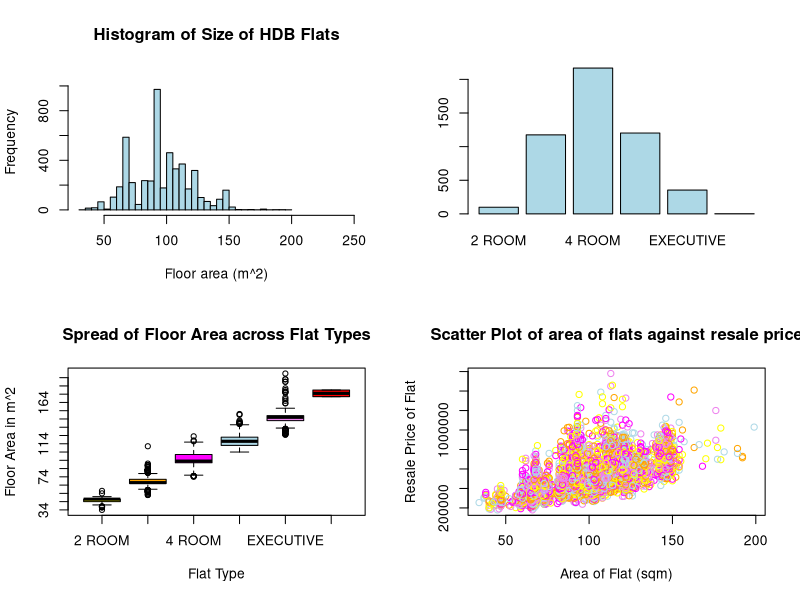
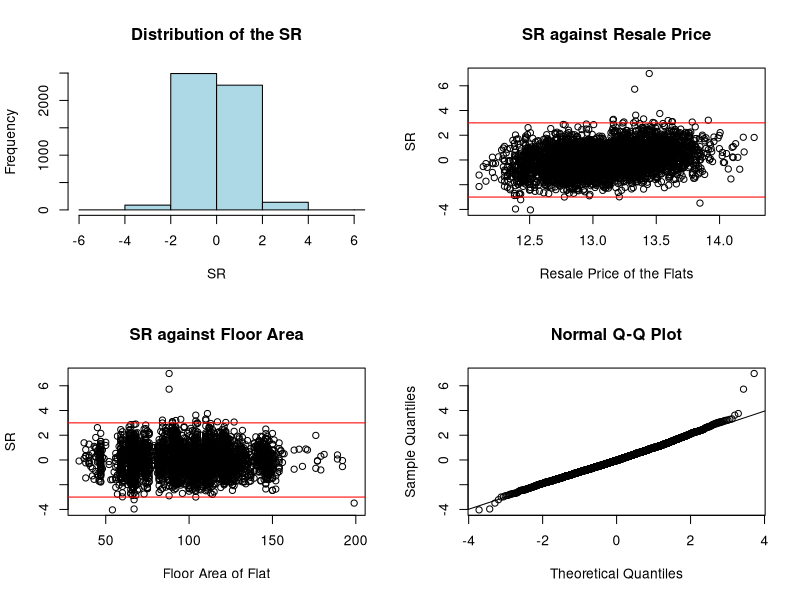

Generate these figures, in order, with R:
setwd("C:/Users/USER/Documents/GitHub/nus/ST1131 Introduction to Statistics and Statistical Computing/assignment")
par(mfrow = c(2, 2))
df = read.csv("hdb_2017_2025Feb_sample.csv")

small_flats <- c("New Generation", "Model A", "Type S2", "2-room")
medium_flats <- c("Improved", "Standard", "Model A2", "Apartment", "Simplified", "Type S1")
large_flats <- c("Premium Apartment", "Adjoined flat", "Premium Apartment Loft")
executive_flats <- c("Maisonette", "Improved-Maisonette", "Model A-Maisonette",
                     "Premium Maisonette", "Terrace", "Multi Generation", "DBSS")

north <- c(
  "SEMBAWANG",
  "WOODLANDS",
  "YISHUN"
)

west <- c(
  "BUKIT BATOK",
  "BUKIT PANJANG",
  "CHOA CHU KANG",
  "JURONG EAST",
  "JURONG WEST",
  "TENGAH",
  "CLEMENTI"
)

east <- c(
  "BEDOK",
  "PASIR RIS",
  "TAMPINES",
  "GEYLANG"
)

north_east <- c(
  "HOUGANG",
  "PUNGGOL",
  "SENGKANG",
  "SERANGOON"
)

central <- c(
  "ANG MO KIO",
  "BISHAN",
  "TOA PAYOH"
)

city <- c(
  "CENTRAL AREA",
  "KALLANG/ WHAMPOA",
  "BUKIT TIMAH"
)

south <- c(
  "BUKIT MERAH",
  "QUEENSTOWN",
  "MARINE PARADE"
)

mature_estates <- c(
  "ANG MO KIO",
  "BEDOK",
  "BISHAN",
  "BUKIT MERAH",
  "BUKIT TIMAH",
  "CENTRAL AREA",
  "CLEMENTI",
  "GEYLANG",
  "KALLANG/ WHAMPOA",
  "MARINE PARADE",
  "PASIR RIS",
  "QUEENSTOWN",
  "SERANGOON",
  "TAMPINES",
  "TOA PAYOH"
)

non_mature_estates <- c(
  "BUKIT BATOK",
  "BUKIT PANJANG",
  "CHOA CHU KANG",
  "HOUGANG",
  "JURONG EAST",
  "JURONG WEST",
  "PUNGGOL",
  "SEMBAWANG",
  "SENGKANG",
  "TENGAH",
  "WOODLANDS",
  "YISHUN"
)
df$flat_type [df$flat_type == "MULTI-GENERATION"] <- "MULTI-GEN"
gae = list()
for(i in unique(df$flat_model)){gae[[length(gae) + 1]] = list(i,mean(df[df$flat_model == i,]$resale_price))}
second = sapply(sapply(gae,`[`,2),`[`,1)
sorted = order(second)
sorted_gae = gae[sorted]
flat_models = sapply(sapply(sorted_gae,`[`,1),`[`,1)

split <- strsplit(df$remaining_lease," ")
years <- as.integer(sapply(split,`[`,1))
months <- as.integer(sapply(split,`[`,3)) / 12

split_level <- strsplit(df$storey_range," ")
lvl_1 <- as.integer(sapply(split_level,`[`,1))
lvl_2 <- as.integer(sapply(split_level,`[`,3))

split_month <- strsplit(df$month,"-")
month_year <- sapply(split_month, `[`,1)
month_month <- sapply(split_month, `[`,2)

for(i in seq(1:nrow(df))){
  df$year[i] = month_year[i][1]
  df$mon[i] = month_month[i][1]
  df$age[i] = as.integer(month_year[i][1]) - as.integer(df$lease_commence_date[i])
  if (is.na(months[i])){
    df$remaining_lease_num[i] = years[i]
  }
  else{
    df$remaining_lease_num[i] = years[i] + months[i]
  }
  df$storey_mean[i] = (lvl_1[i] + lvl_2[i]) / 2
  df$combined_flat_type[i] = paste(df$flat_type[i],df$flat_model[i], sep="-")
  df$block_street[i] = paste(df$block[i],df$street_name[i], sep=" ")
  lease_start = as.integer(df$lease_commence_date[i])
  yeary = as.numeric(df$year[i])
  df$year_rel[i] = yeary - 2017 
  if(lease_start < 1980){
    df$lease_start[i] = "< 1980"
  } else if(lease_start < 1990){
    df$lease_start[i] = "1980 - 1989"
  } else if(lease_start < 2000) {
    df$lease_start[i] = "1990 - 1999"
  } else if(lease_start < 2010) {
    df$lease_start[i] = "2000 - 2009"
  } else if(lease_start < 2020){
    df$lease_start[i] = "2010 - 2019"
  } else{
    df$lease_start[i] = "present"
  }
  if(yeary < 2020){
    df$pls_fucking_work[i] = "Before Covid"
  } else if(yeary > 2021){
    df$pls_fucking_work[i] = "After Covid"
  } else{
    df$pls_fucking_work[i] = "Covid"
  }
  df$mature[i] = as.character(df$town[i]) %in% mature_estates
  if(as.character(df$town[i]) %in% north){
    df$compass[i] = "NORTH"
  } else if(as.character(df$town[i]) %in% west){
    df$compass[i] = "WEST"
  } else if(as.character(df$town[i]) %in% east){
    df$compass[i] = "EAST"
  } else if(as.character(df$town[i]) %in% north_east){
    df$compass[i] = "NORTHEAST"
  } else if(as.character(df$town[i]) %in% south){
    df$compass[i] = "SOUTH"
  } else if(as.character(df$town[i]) %in% city){
    df$compass[i] = "CITY"
  } else{
    df$compass[i] = "CENTRAL"
  }
  
  if(df$flat_model[i] %in% small_flats){
    df$flatty[i] = "small"
  } else if(df$flat_model[i] %in% medium_flats){
    df$flatty[i] = "medium"
  } else if(df$flat_model[i] %in% large_flats){
    df$flatty[i] = "large"
  } else{
    df$flatty[i] = "exclusive"
  }
  
  df$combined_flat_type2[i] = paste(df$flat_type[i],df$flatty[i], sep="-")
}

names(df)
flat_types = c("2 ROOM","3 ROOM","4 ROOM","5 ROOM","EXECUTIVE","MULTI-GEN")
df$flat_type_num = factor(
  df$flat_type,
  levels = flat_types,
  labels=c(0,1,2,3,4,5))

df$flat_model_num = factor(
  df$flat_model,
  levels = flat_models,
  labels=c(0,1,2,3,4,5,6,7,8,9,10,11,12,13,14,15,16,17,18,19))
# story range, floor_area_sqm, remaining_lease, resale_price
# story_range
hist(
  df$floor_area_sqm, 
  freq=TRUE, 
  xlim = c(30,250), 
  breaks=(250-30)/5,
  xlab = "Floor area (m^2)",
  col="lightblue",
  ylim=c(0,1100),
  main = "Histogram of Size of HDB Flats"
)

barplot(table(df$flat_type),col="lightblue")
plot(
  df$flat_type_num,
  df$floor_area_sqm, 
  x.names=flat_types,
  xlab="Flat Type",
  ylab="Floor Area in m^2",
  main="Spread of Floor Area across Flat Types",
  xaxt="n",
  yaxt = "n",
  col=c("yellow","orange","magenta","lightblue","violet",'red')
)
axis(1, at=1:6, labels=flat_types) 
ticks <- seq(min(df$floor_area_sqm),max(df$floor_area_sqm), by = 10)
axis(side = 2, at = ticks, labels=ticks)
#for (i in flat_types){
#  print(boxplot.stats(df[grepl(i,df$flat_type),7]))
#}

#df = df[!grepl("2 ROOM", df$combined_flat_type),]



plot(
  df$floor_area_sqm,df$resale_price,
  xlab="Area of Flat (sqm)",
  ylab="Resale Price of Flat",
  col=c("yellow","orange","magenta","lightblue","violet"),
  main="Scatter Plot of area of flats against resale price"
)


cor(df$floor_area_sqm,df$resale_price)

df$flat_type = as.factor(df$flat_type)
df$flat_model = as.factor(df$flat_model)
df$town = as.factor(df$town)
df$mature = as.factor(df$mature)
df$year = as.factor(df$year)
df$storey_range = as.factor(df$storey_range)
df$resale_price = log(df$resale_price)
df$lease_commence_date = as.factor(df$lease_commence_date)
df$combined_flat_type = as.factor(df$combined_flat_type)
df$lease_start = as.factor(df$lease_start)
df$pls_fucking_work = as.factor(df$pls_fucking_work)
df$compass = as.factor(df$compass)
df$street_name = as.factor(df$street_name)
df$combined_flat_type2 = as.factor(df$combined_flat_type2)

m1 = lm(formula = resale_price ~ floor_area_sqm, data=df)
m2 = lm(formula = resale_price ~ floor_area_sqm + remaining_lease_num, data=df)
m3 = lm(formula = resale_price ~ floor_area_sqm + remaining_lease_num + storey_mean, data=df)
m4 = lm(formula = resale_price ~ floor_area_sqm + storey_mean + flat_type, data=df)
m5 = lm(formula = resale_price ~ floor_area_sqm + storey_range + flat_type + town + year + remaining_lease_num + year, data=df)
m6 = lm(formula = resale_price ~ floor_area_sqm + storey_range + town + year + remaining_lease_num  + lease_commence_date + combined_flat_type, data=df)
m7 = lm(formula = resale_price ~ floor_area_sqm + town + year + age  + remaining_lease_num + combined_flat_type + storey_mean, data=df)
m8 = lm(formula = resale_price ~ floor_area_sqm + town + year + age  + remaining_lease_num + combined_flat_type + storey_mean + lease_start, data=df)
m9 = lm(formula = resale_price ~ floor_area_sqm + town + year + age  + remaining_lease_num + flat_type  + storey_mean + lease_start, data=df)
m10 = lm(formula = resale_price ~ floor_area_sqm + mature + year + age  + remaining_lease_num + flat_type  + storey_mean + lease_start, data=df)
m11 = lm(formula = resale_price ~ floor_area_sqm + mature  + remaining_lease_num + combined_flat_type  + storey_mean + lease_start + pls_fucking_work, data=df)
m12 = lm(formula = resale_price ~ floor_area_sqm + lease_start + age + combined_flat_type + remaining_lease_num   + storey_mean + pls_fucking_work + town, data=df)
m13 = lm(formula = resale_price ~ floor_area_sqm + mature + lease_start + age + combined_flat_type + remaining_lease_num   + storey_mean + pls_fucking_work + town, data=df)
m14 = lm(formula = resale_price ~ floor_area_sqm + mature + age + combined_flat_type + remaining_lease_num + pls_fucking_work + compass + storey_mean, data=df)
m15 = lm(formula = resale_price ~ floor_area_sqm + mature + age + combined_flat_type2 + pls_fucking_work + town + storey_mean, data=df)
m16 = lm(formula = resale_price ~ floor_area_sqm + town + age + combined_flat_type2 + pls_fucking_work * year_rel + storey_range , data=df)




resi_std = rstandard(m16)
hist(
  resi_std, 
  freq=TRUE, 
  xlim = c(-6,6), 
  breaks=6,
  xlab = "SR",
  col="lightblue",
  main = "Distribution of the SR"
)
plot(
  df$resale_price,resi_std, 
  xlab="Resale Price of the Flats",
  ylab="SR",
  main="SR against Resale Price"
)
abline(h=3, col="red")
abline(h=-3, col="red")
plot(
  df$floor_area_sqm,resi_std,
  xlab="Floor Area of Flat",
  ylab="SR",
  main="SR against Floor Area"
)
abline(h=3, col="red")
abline(h=-3, col="red")
qqnorm(resi_std)
qqline(resi_std)
C = cooks.distance(m16)
which(C>1)
